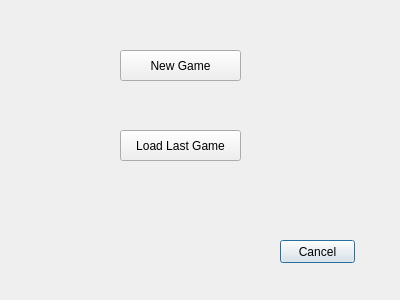
<?xml version="1.0" encoding="UTF-8"?>
<ui version="4.0">
 <class>Play</class>
 <widget class="QDialog" name="Play">
  <property name="geometry">
   <rect>
    <x>0</x>
    <y>0</y>
    <width>400</width>
    <height>300</height>
   </rect>
  </property>
  <property name="windowTitle">
   <string>Dialog</string>
  </property>
  <widget class="QPushButton" name="pushButton">
   <property name="geometry">
    <rect>
     <x>280</x>
     <y>240</y>
     <width>75</width>
     <height>23</height>
    </rect>
   </property>
   <property name="text">
    <string>Cancel</string>
   </property>
  </widget>
  <widget class="QPushButton" name="pushButton_2">
   <property name="geometry">
    <rect>
     <x>120</x>
     <y>50</y>
     <width>121</width>
     <height>31</height>
    </rect>
   </property>
   <property name="text">
    <string>New Game</string>
   </property>
  </widget>
  <widget class="QPushButton" name="pushButton_3">
   <property name="geometry">
    <rect>
     <x>120</x>
     <y>130</y>
     <width>121</width>
     <height>31</height>
    </rect>
   </property>
   <property name="text">
    <string>Load Last Game</string>
   </property>
  </widget>
 </widget>
 <resources/>
 <connections>
  <connection>
   <sender>pushButton</sender>
   <signal>clicked()</signal>
   <receiver>Play</receiver>
   <slot>close()</slot>
   <hints>
    <hint type="sourcelabel">
     <x>303</x>
     <y>250</y>
    </hint>
    <hint type="destinationlabel">
     <x>195</x>
     <y>255</y>
    </hint>
   </hints>
  </connection>
 </connections>
</ui>
